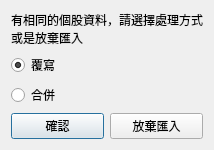
<?xml version="1.0" encoding="UTF-8"?>
<ui version="4.0">
 <class>Dialog</class>
 <widget class="QDialog" name="Dialog">
  <property name="geometry">
   <rect>
    <x>0</x>
    <y>0</y>
    <width>210</width>
    <height>135</height>
   </rect>
  </property>
  <property name="windowTitle">
   <string>重複資料處理方式</string>
  </property>
  <layout class="QVBoxLayout" name="verticalLayout">
   <item>
    <widget class="QLabel" name="label">
     <property name="text">
      <string>有相同的個股資料，請選擇處理方式
或是放棄匯入</string>
     </property>
    </widget>
   </item>
   <item>
    <widget class="QRadioButton" name="qtOverWriteRadioButton">
     <property name="text">
      <string>覆寫</string>
     </property>
     <property name="checked">
      <bool>true</bool>
     </property>
    </widget>
   </item>
   <item>
    <widget class="QRadioButton" name="radioButton_2">
     <property name="text">
      <string>合併</string>
     </property>
    </widget>
   </item>
   <item>
    <layout class="QHBoxLayout" name="horizontalLayout">
     <item>
      <widget class="QPushButton" name="qtOkPushButton">
       <property name="text">
        <string>確認</string>
       </property>
      </widget>
     </item>
     <item>
      <widget class="QPushButton" name="qtCancelPushButton">
       <property name="text">
        <string>放棄匯入</string>
       </property>
      </widget>
     </item>
    </layout>
   </item>
  </layout>
 </widget>
 <resources/>
 <connections/>
</ui>
